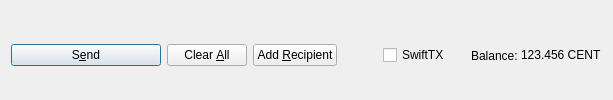
         <widget class="QFrame" name="frame_Send">
          <layout class="QHBoxLayout" name="horizontalLayout">
           <property name="bottomMargin">
            <number>0</number>
           </property>
           <item>
            <widget class="QPushButton" name="sendButton">
             <property name="minimumSize">
              <size>
               <width>150</width>
               <height>0</height>
              </size>
             </property>
             <property name="toolTip">
              <string>Confirm the send action</string>
             </property>
             <property name="text">
              <string>S&amp;end</string>
             </property>
             <property name="icon">
              <iconset resource="../cent.qrc">
               <normaloff>:/icons/send</normaloff>:/icons/send</iconset>
             </property>
             <property name="autoDefault">
              <bool>false</bool>
             </property>
             <property name="default">
              <bool>true</bool>
             </property>
            </widget>
           </item>
           <item>
            <widget class="QPushButton" name="clearButton">
             <property name="sizePolicy">
              <sizepolicy hsizetype="Minimum" vsizetype="Fixed">
               <horstretch>0</horstretch>
               <verstretch>0</verstretch>
              </sizepolicy>
             </property>
             <property name="toolTip">
              <string>Clear all fields of the form.</string>
             </property>
             <property name="text">
              <string>Clear &amp;All</string>
             </property>
             <property name="icon">
              <iconset resource="../cent.qrc">
               <normaloff>:/icons/remove</normaloff>:/icons/remove</iconset>
             </property>
             <property name="autoDefault">
              <bool>false</bool>
             </property>
            </widget>
           </item>
           <item>
            <widget class="QPushButton" name="addButton">
             <property name="toolTip">
              <string>Send to multiple recipients at once</string>
             </property>
             <property name="text">
              <string>Add &amp;Recipient</string>
             </property>
             <property name="icon">
              <iconset resource="../cent.qrc">
               <normaloff>:/icons/add</normaloff>:/icons/add</iconset>
             </property>
             <property name="autoDefault">
              <bool>false</bool>
             </property>
            </widget>
           </item>
           <item>
            <spacer name="horizontalSpacer">
             <property name="orientation">
              <enum>Qt::Horizontal</enum>
             </property>
             <property name="sizeHint" stdset="0">
              <size>
               <width>40</width>
               <height>20</height>
              </size>
             </property>
            </spacer>
           </item>
           <item>
            <layout class="QHBoxLayout" name="horizontalLayout_2">
             <property name="spacing">
              <number>3</number>
             </property>
             <item>
              <widget class="QCheckBox" name="checkSwiftTX">
               <property name="enabled">
                <bool>true</bool>
               </property>
               <property name="minimumSize">
                <size>
                 <width>85</width>
                 <height>0</height>
                </size>
               </property>
               <property name="text">
                <string>SwiftTX</string>
               </property>
              </widget>
             </item>
             <item>
              <widget class="QLabel" name="label">
               <property name="text">
                <string>Balance:</string>
               </property>
              </widget>
             </item>
             <item>
              <widget class="QLabel" name="labelBalance">
               <property name="sizePolicy">
                <sizepolicy hsizetype="Preferred" vsizetype="Fixed">
                 <horstretch>0</horstretch>
                 <verstretch>0</verstretch>
                </sizepolicy>
               </property>
               <property name="cursor">
                <cursorShape>IBeamCursor</cursorShape>
               </property>
               <property name="text">
                <string notr="true">123.456 CENT</string>
               </property>
               <property name="textInteractionFlags">
                <set>Qt::LinksAccessibleByMouse|Qt::TextSelectableByKeyboard|Qt::TextSelectableByMouse</set>
               </property>
              </widget>
             </item>
            </layout>
           </item>
          </layout>
         </widget>
